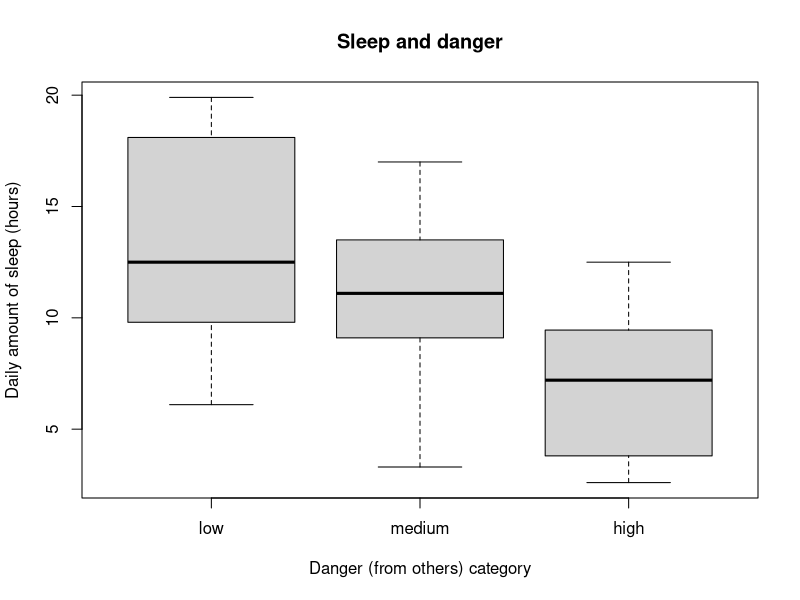

This figure's R source:
## ---- chunk 1
sleep <- read.delim("sleep.txt")
sleep$Danger <- factor(sleep$Danger, levels = c(1, 2, 3),
                       labels = c("low", "medium", "high"))
## ---- chunk 2
table(sleep$Danger)
relevel(sleep$Danger,"medium")
table(sleep$Danger)

## ---- chunk 3

aggregate(TotalSleep ~ Danger, data = sleep, FUN = "mean")
plot(sleep$TotalSleep ~ sleep$Danger, xlab = "Danger (from others) category",
     ylab = "Daily amount of sleep (hours)",
     main = ("Sleep and danger")) 

## ---- chunk 4

DangerVsSleepmodel <- lm(TotalSleep ~ Danger, data = sleep)
summary(DangerVsSleepmodel)
## ---- chunk 5
anova(DangerVsSleepmodel)
## ---- chunk 6
confint(DangerVsSleepmodel)

